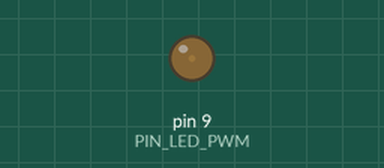
Simulated run of this sketch. Board: Arduino Uno, built with avr-gcc and run on an emulated ATmega328P. On the bench: output pins drawn as LEDs (lit = HIGH). What the sketch prints to the serial monitor is not drawn.

Above: at 0.05 s.
At 0.65 s:
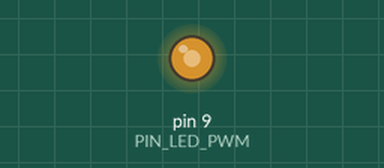
At 1.0 s:
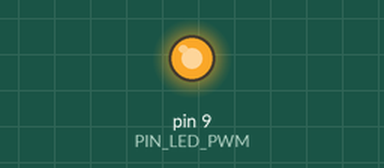
At 2.0 s:
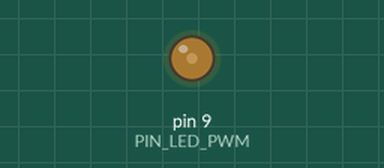
Timing chart, 0 to 6.4 s (numbered marks = the images above):
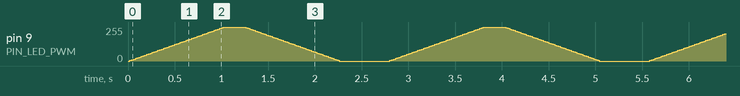

The sketch:

06_analog_output_pwm_led.ino
```cpp
// ==============================================================================
// MODUL 06: ANALOG OUTPUT / PWM (MENGATUR TERANG-REDUP LED)
// ==============================================================================
// Tujuan Pembelajaran:
// 1. Memahami konsep PWM (Pulse Width Modulation): Membuat sinyal analog semu
//    dari pin digital yang memiliki tanda tilde (~), misal: Pin 3, 5, 6, 9, 10, 11.
// 2. Menggunakan fungsi analogWrite(pin, nilai) dengan resolusi 8-bit (0 s/d 255):
//    - 0   = Padam total (0 Volt)
//    - 127 = Menyala separuh terang (2.5 Volt)
//    - 255 = Menyala maksimal (5 Volt)
// 3. Menggunakan perulangan 'for' dari C++ untuk membuat efek "Breathing LED".
//
// Rangkaian (Wiring):
// - PENTING: Pindahkan LED ke Pin bertanda PWM (~), misal Pin 9.
// - LED Anoda (+) -> Resistor 220 Ohm -> Pin Digital 9
// - LED Katoda (-) -> Pin GND
// ==============================================================================

const int PIN_LED_PWM = 9; // Pin 9 mendukung fitur PWM (ada simbol ~)

void setup() {
  Serial.begin(9600);
  pinMode(PIN_LED_PWM, OUTPUT);

  Serial.println("Memulai efek Breathing LED (Analog Output PWM)...");
}

void loop() {
  // 1. PERLAHAN TERANG (Fade In)
  // Kecerahan naik dari 0 ke 255 bertahap
  for (int kecerahan = 0; kecerahan <= 255; kecerahan += 5) {
    analogWrite(PIN_LED_PWM, kecerahan);
    delay(20); // Jeda 20 milidetik agar perubahan terlihat halus di mata manusia
  }

  delay(200); // Tahan sebentar saat terang maksimal

  // 2. PERLAHAN REDUP (Fade Out)
  // Kecerahan turun dari 255 kembali ke 0 bertahap
  for (int kecerahan = 255; kecerahan >= 0; kecerahan -= 5) {
    analogWrite(PIN_LED_PWM, kecerahan);
    delay(20); // Jeda 20 milidetik
  }

  delay(500); // Tahan sebentar saat padam sebelum mengulang
}
```
